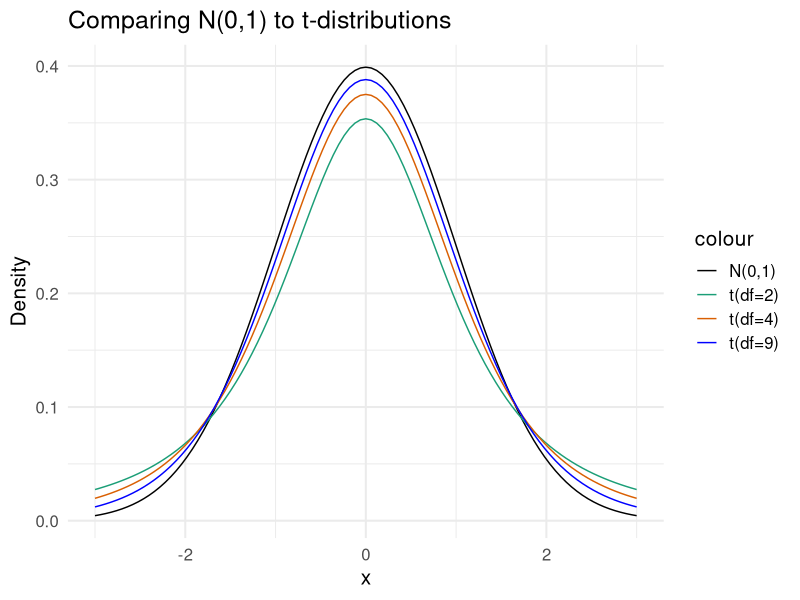
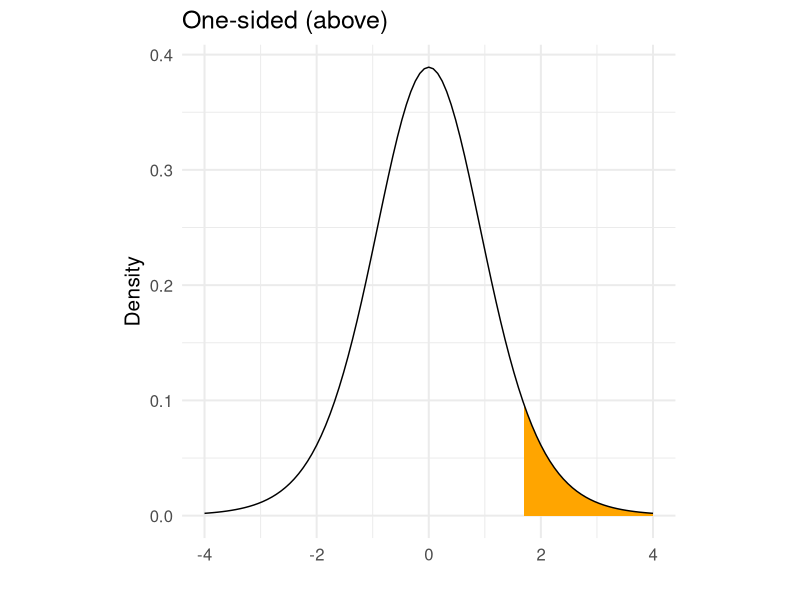
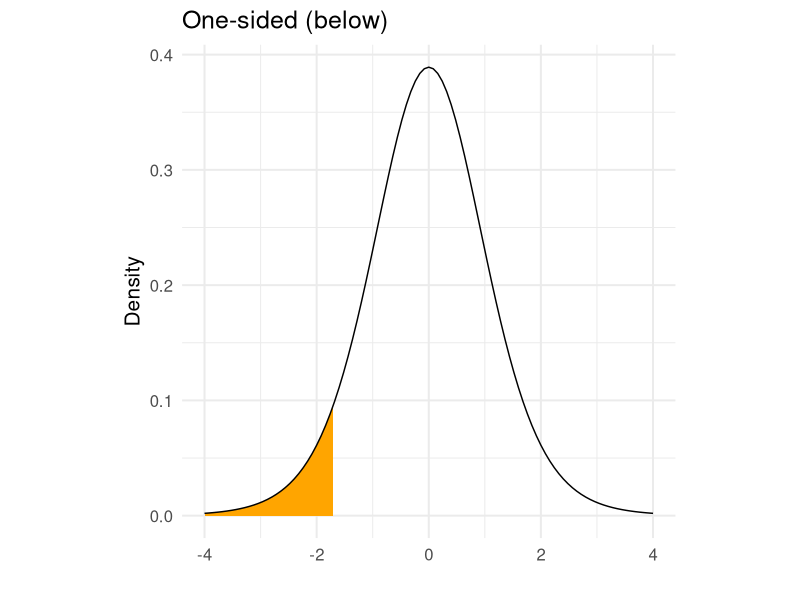
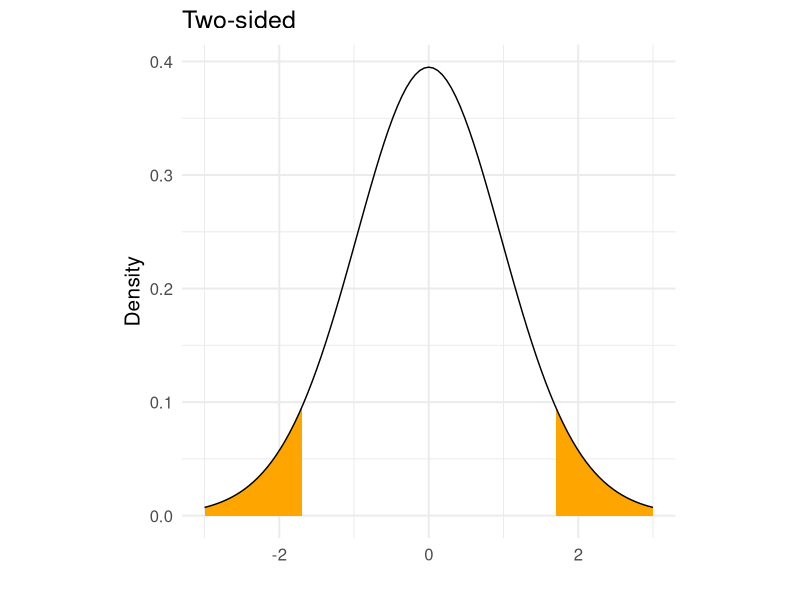
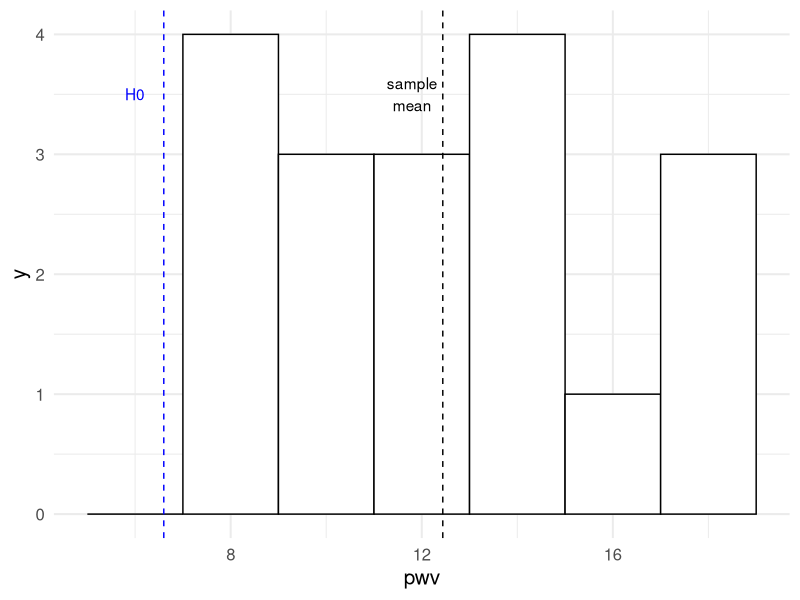

Reproduce these figures in R, in order.
## ---- chunk 1
library(knitr) # for include_graphics() 
library(dplyr)
## ---- chunk 2
#students do not need to know this code
library(ggplot2)
ggplot(data = data.frame(x = c(-3, 3)), aes(x)) +
  stat_function(fun = dnorm, n = 101, args = list(mean = 0, sd = 1), aes(col = "N(0,1)")) +
  theme_minimal(base_size = 15) +
  stat_function(fun = dt, n = 101, args = list(df = 2), aes(col = "t(df=2)")) +
  stat_function(fun = dt, n = 101, args = list(df = 4), aes(col = "t(df=4)")) +
  stat_function(fun = dt, n = 101, args = list(df = 9), aes(col = "t(df=9)")) +
  scale_color_manual(values = c("black", "#1b9e77", "#d95f02","blue")) +
  labs(y = "Density", title = "Comparing N(0,1) to t-distributions")
## ---- chunk 3
library(dplyr)
testosterone <- c(0.30, 0.24, 0.19, 0.17, 0.18, 0.23, 0.24, 0.06, 0.15,
                  0.17, 0.18, 0.17, 0.15, 0.12, 0.25, 0.25, 0.25, 0.32, 
                  0.35, 0.37, 0.39, 0.46, 0.49, 0.42, 0.36)
dat_test <- data.frame(testosterone)
## ---- chunk 4
dat_test %>% summarize(sample_mean = mean(testosterone),
                       sample_sd = sd(testosterone),
                       sample_size = length(testosterone),
                       sample_se = sample_sd/sqrt(sample_size))
## ---- chunk 5
t_star <- qt(p = 0.975, df = 24)
t_star
## ---- chunk 6
dat_test %>% summarize(sample_mean = mean(testosterone),
                       sample_sd = sd(testosterone),
                       sample_size = length(testosterone),
                       sample_se = sample_sd/sqrt(sample_size),
                       margin_of_error = sample_se*t_star, 
                       lower_CI = sample_mean - margin_of_error, 
                       upper_CI = sample_mean + margin_of_error)
## ---- chunk 7
upper <- ggplot(data = data.frame(x = c(-4, 4)), aes(x)) + 
  geom_area(stat = "function", fun = dt, args = list(df=10),
            xlim = c(1.7, 4), fill = "orange") +
  stat_function(fun = dt, n = 101, args = list(df=10)) +
  theme_minimal(base_size = 15) + 
  labs(title = "One-sided (above)", y = "Density", x = "") +
  theme(aspect.ratio=1) 
upper
## ---- chunk 8
lower <- ggplot(data = data.frame(x = c(-4, 4)), aes(x)) + 
  geom_area(stat = "function", fun = dt, args = list(df=10),
            xlim = c(-4, -1.7), fill = "orange") +
  stat_function(fun = dt, n = 101, args = list(df=10)) +
  theme_minimal(base_size = 15) + 
  labs(title = "One-sided (below)", y = "Density", x = "") +
  theme(aspect.ratio=1)
lower
## ---- chunk 9
both <- ggplot(data = data.frame(x = c(-3, 3)), aes(x)) + 
  geom_area(stat = "function", fun = dt, args = list(df=25),
            xlim = c(1.7, 3), fill = "orange") +
  geom_area(stat = "function", fun = dt, args = list(df=25),
            xlim = c(-3, -1.7), fill = "orange") +
  stat_function(fun = dt, n = 101, args = list(df=25)) +
  theme_minimal(base_size = 15) + 
  labs(title = "Two-sided", y = "Density", x = "") +
  theme(aspect.ratio=1)

#library(patchwork)
both
#upper + lower + both + plot_layout() 
## ---- chunk 10
pwv <- c(18.8, 17.6, 17.5, 16.0, 14.8, 14.1, 13.7, 13.1, 12.9,
         12.9, 12.4, 10.1, 9.3,  9.1,  8.3,  8.3,  7.9,  7.2)

pwv_dat <- data.frame(pwv)
## ---- chunk 11
ggplot(pwv_dat, aes(x = pwv)) +
  theme_minimal(base_size = 15) +
  geom_histogram(binwidth = 2, fill = "white", col = "black") +
  geom_vline(xintercept = 6.6, lty = 2, col = "blue") +
  geom_text(aes(x=6, y = 3.5, label = "H0"), check_overlap = T, col = "blue") +
  geom_vline(xintercept = 12.44, lty = 2) +
  geom_text(aes(x=11.8, y = 3.5, label = "sample\nmean"), check_overlap = T) 
## ---- chunk 12
pwv_dat %>% 
  summarize(sample_mean = mean(pwv),
            sample_sd = sd(pwv),
            sample_size = length(pwv),
            sample_se = sample_sd/sqrt(sample_size),
            t_test = (sample_mean - 6.6)/sample_se, 
            p_value = 1 - pt(t_test, df = sample_size - 1))
## ---- chunk 13
t.test(x = pwv_dat %>% pull(pwv), alternative = "greater", mu = 6.6)
